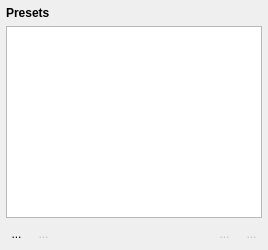
     <widget class="QWidget" name="Presets">
      <attribute name="icon">
       <iconset resource="../icons.qrc">
        <normaloff>:/glmixer/icons/preferences.png</normaloff>:/glmixer/icons/preferences.png</iconset>
      </attribute>
      <attribute name="title">
       <string notr="true"/>
      </attribute>
      <layout class="QVBoxLayout" name="verticalLayout_4">
       <property name="leftMargin">
        <number>6</number>
       </property>
       <property name="topMargin">
        <number>6</number>
       </property>
       <property name="rightMargin">
        <number>6</number>
       </property>
       <property name="bottomMargin">
        <number>6</number>
       </property>
       <item>
        <widget class="QLabel" name="label_6">
         <property name="styleSheet">
          <string notr="true">font: bold;</string>
         </property>
         <property name="text">
          <string>Presets</string>
         </property>
         <property name="margin">
          <number>2</number>
         </property>
        </widget>
       </item>
       <item>
        <widget class="QListWidget" name="presetsList">
         <property name="baseSize">
          <size>
           <width>2</width>
           <height>0</height>
          </size>
         </property>
         <property name="toolTip">
          <string>Double clic on a preset to apply it to the selected source(s).</string>
         </property>
         <property name="styleSheet">
          <string notr="true">QToolTip {
	font: 8pt &quot;Monospace, Courier&quot;;
}</string>
         </property>
         <property name="editTriggers">
          <set>QAbstractItemView::EditKeyPressed|QAbstractItemView::SelectedClicked</set>
         </property>
         <property name="showDropIndicator" stdset="0">
          <bool>false</bool>
         </property>
         <property name="alternatingRowColors">
          <bool>true</bool>
         </property>
         <property name="spacing">
          <number>1</number>
         </property>
         <property name="currentRow">
          <number>-1</number>
         </property>
         <property name="sortingEnabled">
          <bool>true</bool>
         </property>
        </widget>
       </item>
       <item>
        <layout class="QHBoxLayout" name="horizontalLayout">
         <item>
          <widget class="QToolButton" name="presetAdd">
           <property name="enabled">
            <bool>true</bool>
           </property>
           <property name="toolTip">
            <string>Create a new preset from the settings of the current source.</string>
           </property>
           <property name="styleSheet">
            <string notr="true">QToolButton {  border: 1px solid transparent;    border-radius:5px;   background: transparent;} QToolButton:pressed { background: palette(midlight); } QToolButton:hover { border-color:  palette(highlight); }</string>
           </property>
           <property name="text">
            <string>...</string>
           </property>
           <property name="icon">
            <iconset resource="../icons.qrc">
             <normaloff>:/glmixer/icons/plus_source.png</normaloff>:/glmixer/icons/plus_source.png</iconset>
           </property>
           <property name="iconSize">
            <size>
             <width>24</width>
             <height>24</height>
            </size>
           </property>
          </widget>
         </item>
         <item>
          <widget class="QToolButton" name="presetApply">
           <property name="enabled">
            <bool>false</bool>
           </property>
           <property name="toolTip">
            <string>&lt;html&gt;&lt;head/&gt;&lt;body&gt;&lt;p&gt;Apply the preset to the current source&lt;/p&gt;&lt;p&gt;(or double clic on the list item)&lt;/p&gt;&lt;/body&gt;&lt;/html&gt;</string>
           </property>
           <property name="styleSheet">
            <string notr="true">QToolButton {  border: 1px solid transparent;    border-radius:5px;   background: transparent;} QToolButton:pressed { background: palette(midlight); } QToolButton:hover { border-color:  palette(highlight); }</string>
           </property>
           <property name="text">
            <string>...</string>
           </property>
           <property name="icon">
            <iconset resource="../icons.qrc">
             <normaloff>:/glmixer/icons/apply.png</normaloff>:/glmixer/icons/apply.png</iconset>
           </property>
           <property name="iconSize">
            <size>
             <width>24</width>
             <height>24</height>
            </size>
           </property>
          </widget>
         </item>
         <item>
          <spacer name="horizontalSpacer">
           <property name="orientation">
            <enum>Qt::Horizontal</enum>
           </property>
           <property name="sizeHint" stdset="0">
            <size>
             <width>40</width>
             <height>20</height>
            </size>
           </property>
          </spacer>
         </item>
         <item>
          <widget class="QToolButton" name="presetReApply">
           <property name="enabled">
            <bool>false</bool>
           </property>
           <property name="toolTip">
            <string>Update this preset with  the settings of the current source.</string>
           </property>
           <property name="styleSheet">
            <string notr="true">QToolButton {  border: 1px solid transparent;    border-radius:5px;   background: transparent;} QToolButton:pressed { background: palette(midlight); } QToolButton:hover { border-color:  palette(highlight); }</string>
           </property>
           <property name="text">
            <string>...</string>
           </property>
           <property name="icon">
            <iconset resource="../icons.qrc">
             <normaloff>:/glmixer/icons/re-apply.png</normaloff>:/glmixer/icons/re-apply.png</iconset>
           </property>
           <property name="iconSize">
            <size>
             <width>24</width>
             <height>24</height>
            </size>
           </property>
          </widget>
         </item>
         <item>
          <widget class="QToolButton" name="presetRemove">
           <property name="enabled">
            <bool>false</bool>
           </property>
           <property name="toolTip">
            <string>Remove this preset.</string>
           </property>
           <property name="styleSheet">
            <string notr="true">QToolButton {  border: 1px solid transparent;    border-radius:5px;   background: transparent;} QToolButton:pressed { background: palette(midlight); } QToolButton:hover { border-color:  palette(highlight); }</string>
           </property>
           <property name="text">
            <string>...</string>
           </property>
           <property name="icon">
            <iconset resource="../icons.qrc">
             <normaloff>:/glmixer/icons/trash.png</normaloff>:/glmixer/icons/trash.png</iconset>
           </property>
           <property name="iconSize">
            <size>
             <width>24</width>
             <height>24</height>
            </size>
           </property>
          </widget>
         </item>
        </layout>
       </item>
      </layout>
     </widget>
